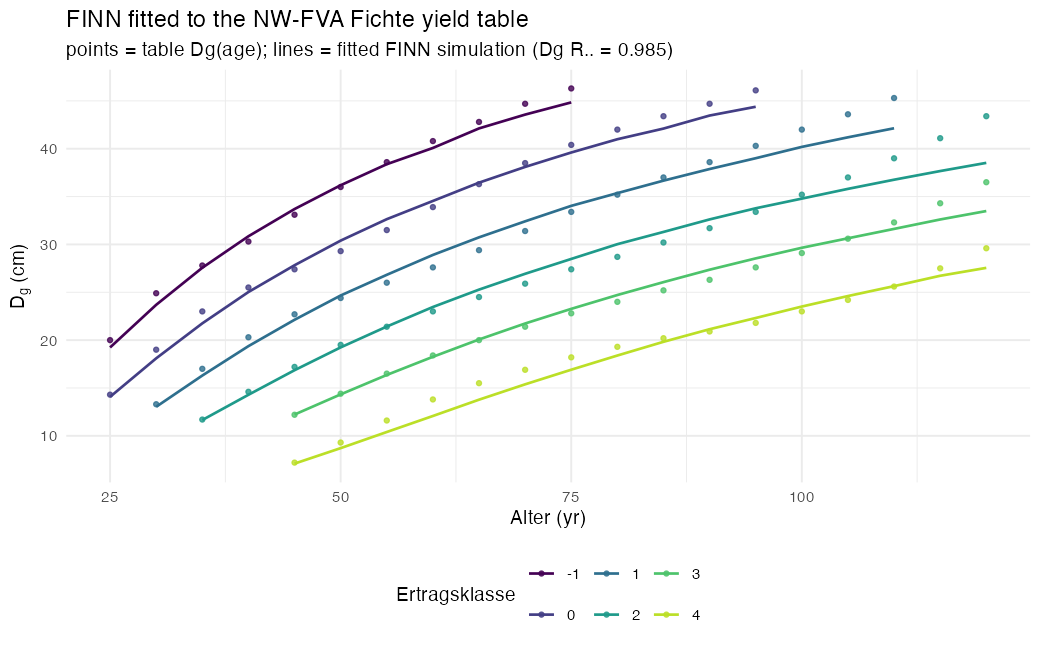

Source code (R):
# =============================================================================
# End-to-end: FIT FINN (through fit(), not a regression) to the NW-FVA Fichte
# yield table, then simulate and check it reproduces Dg(age) and N(age).
#
# Setup: each yield class = one "site"; site index (Ekl) is the environment.
# growth_env (site-responsive size-decline) + mortality (free, to absorb the
# thinning-driven density decline the table folds into removal); regeneration
# suppressed (even-aged). We report whether the simulated stand tracks the table.
# =============================================================================
suppressMessages(devtools::load_all(".", quiet = TRUE))
suppressMessages({library(data.table); library(ggplot2)})
FINN.seed(1)

gy <- as.data.table(nwfva_yield_tables())[Art == "Fichte"][order(Ekl, Alter)]
classes <- sort(unique(gy$Ekl))
patch_size <- 1.0                      # work in per-ha units directly

obs <- list(); init <- list(); envm <- list()
for (i in seq_along(classes)) {
  d <- gy[Ekl == classes[i]]; y0 <- d$Alter[1]; d[, yr := Alter - y0]
  obs[[i]]  <- data.table(siteID = i, year = d$yr[-1], species = 1L,
                          dbh = d$Dg[-1], ba = d$G[-1], trees = d$N[-1],
                          growth = NA_real_, mort = NA_real_, reg = NA_real_)
  init[[i]] <- data.table(siteID = i, patchID = 1L, species = 1L,
                          dbh = d$Dg[1], trees = d$N[1])
  envm[[i]] <- data.table(siteID = i, ekl = as.numeric(classes[i]))
}
obs_dt <- rbindlist(obs)
Tmax   <- max(obs_dt$year)
env_dt <- merge(CJ(siteID = seq_along(classes), year = 1:Tmax),
                rbindlist(envm), by = "siteID")
init_cohort <- makeInitCohorts(rbindlist(init), Nspecies = 1L)

# --- model: growth responds to site (growth_env); regeneration switched off ----
m <- finn(
  N_species            = 1L,
  competition_process  = createProcess(~0, FINN::competition, optimizeSpecies = TRUE),
  growth_process       = createProcess(~ ekl, FINN::growth_env, optimizeSpecies = TRUE,
                                       optimizeEnv = TRUE, custom_parameters = list(k_env = 0)),
  mortality_process    = createProcess(~ ekl, FINN::mortality, optimizeSpecies = TRUE, optimizeEnv = TRUE),
  regeneration_process = createProcess(~1, FINN::regeneration, initEnv = list(matrix(-12, 1, 1)),
                                       optimizeSpecies = FALSE, optimizeEnv = FALSE)  # ~0 recruits
)

fit(m, data = obs_dt, env = env_dt, init_cohort = init_cohort,
    patches = 1, patch_size = patch_size, device = "cpu",
    epochs = 400L, lr = 0.02, batchsize = length(classes),
    weights = c(dbh = 5, ba = 1, trees = 1, growth = 0, mortality = 0, regeneration = 0),
    env_autoscale = TRUE, plot_progress = FALSE)

# --- simulate the fitted model and compare to the table ------------------------
sim <- predict(m, init_cohort = init_cohort, env = env_dt, patches = 1,
               patch_size = patch_size, device = "cpu")
s <- as.data.table(sim$long$site)
sim_dbh <- s[variable == "dbh", .(siteID, year, sim = value)]
sim_n   <- s[variable == "trees", .(siteID, year, sim = value)]

cmp <- copy(obs_dt)[, .(siteID, year, Dg_obs = dbh, N_obs = trees)]
cmp <- merge(cmp, sim_dbh, by = c("siteID","year")); setnames(cmp, "sim", "Dg_sim")
cmp <- merge(cmp, sim_n,   by = c("siteID","year")); setnames(cmp, "sim", "N_sim")
cmp[, Ekl := classes[siteID]][, age := year + gy[, .(a = min(Alter)), Ekl][match(cmp$Ekl, Ekl)]$a]

r2 <- function(o, p) 1 - sum((o - p)^2) / sum((o - mean(o))^2)
cat(sprintf("\n=== FIT QUALITY ===\n  Dg  R2 = %.3f\n  N   R2 = %.3f\n",
            r2(cmp$Dg_obs, cmp$Dg_sim), r2(cmp$N_obs, cmp$N_sim)))

pl <- melt(cmp, id.vars = c("Ekl","age"), measure.vars = c("Dg_obs","Dg_sim"))
pl[, kind := ifelse(grepl("obs", variable), "yield table", "FINN (fitted)")]
p <- ggplot(pl, aes(age, value, colour = factor(Ekl))) +
  geom_point(data = pl[kind == "yield table"], size = 1, alpha = .8) +
  geom_line(data = pl[kind == "FINN (fitted)"], linewidth = .7) +
  scale_colour_viridis_d(option = "D", end = .9, name = "Ertragsklasse") +
  labs(title = "FINN fitted to the NW-FVA Fichte yield table",
       subtitle = sprintf("points = table Dg(age); lines = fitted FINN simulation (Dg R² = %.3f)",
                          r2(cmp$Dg_obs, cmp$Dg_sim)),
       x = "Alter (yr)", y = expression(D[g]~"(cm)")) +
  theme_minimal(base_size = 11) + theme(legend.position = "bottom")
ggsave("dev/pilots/fit_yieldtable.png", p, width = 8, height = 5, dpi = 130)
cat("wrote dev/pilots/fit_yieldtable.png\n")
